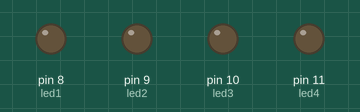
This sketch was run on a simulated Arduino Uno, built with avr-gcc and run on an emulated ATmega328P. Parts: output pins drawn as LEDs (lit = HIGH).

Above: at 0.17 s.
Timing chart, 0 to 3.0 s (numbered marks = the images above):
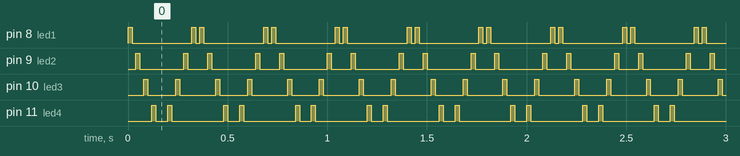

Measured:
- by itself, pin 8 (led1): repeats every 0.36 s: LOW 0.30 s, HIGH 0.02 s, LOW 0.02 s, HIGH 0.02 s
- by itself, pin 9 (led2): repeats every 0.36 s: LOW 0.22 s, HIGH 0.02 s, LOW 0.10 s, HIGH 0.02 s
- by itself, pin 10 (led3): alternates HIGH for 0.02 s and LOW for 0.14 s
- by itself, pin 11 (led4): repeats every 0.36 s: LOW 0.06 s, HIGH 0.02 s, LOW 0.26 s, HIGH 0.02 s

The sketch:

led.ino
```cpp
int led1 = 8;
int led2 = 9;
int led3 = 10;
int led4 = 11;


void setup() {
  // put your setup code here, to run once:
  pinMode(led1,OUTPUT);
  pinMode(led2,OUTPUT);
  pinMode(led3,OUTPUT);
  pinMode(led4,OUTPUT);


}

void loop() {
  // put your main code here, to run repeatedly:


  for(int i = 8;i<12;i++){
    ledOn(i);
    ledOff(i);
  }
  for(int i = 12;i>7;i--){
    ledOn(i);
    ledOff(i);
  }

}

void ledOn(int port){
    digitalWrite(port,HIGH);
    delay(20);

}

void ledOff(int port){
    digitalWrite(port,LOW);
    delay(20);

}
```
